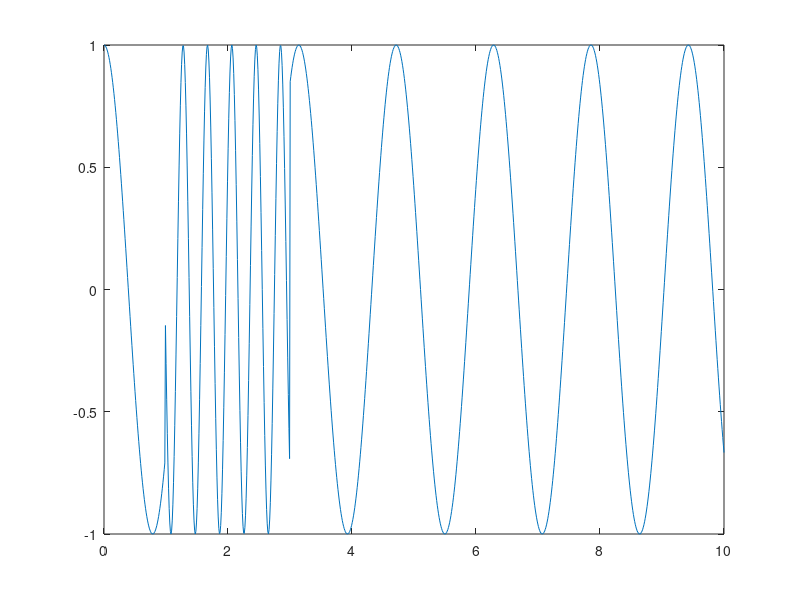

This figure's MATLAB source:
function [] = twoFreqPlot(~)
x = linspace(0, 10, 1000);
y = cos(4*x);
y(100:300) = sin(16*x(100:300));
figure(2); plot(x,y)
f1 = 16/(2*pi);
fprintf('first frequency is f1 = %d\n', 'f1');
fprintf('first frequency is f2 = %d\n', 'f2');
end

function [] = oneFreqPlot(~)
x = linspace(0, 10, 1000);
y = cos(4*x);
%y(100:300) = sin(16*x(100:300));
figure(1); plot(x,y)
f1 = 16/(2*pi);
fprintf('first frequency is f1 = %d\n', 'f1');
fprintf('first frequency is f2 = %d\n', 'f2');
end

twoFreqPlot()
oneFreqPlot()
